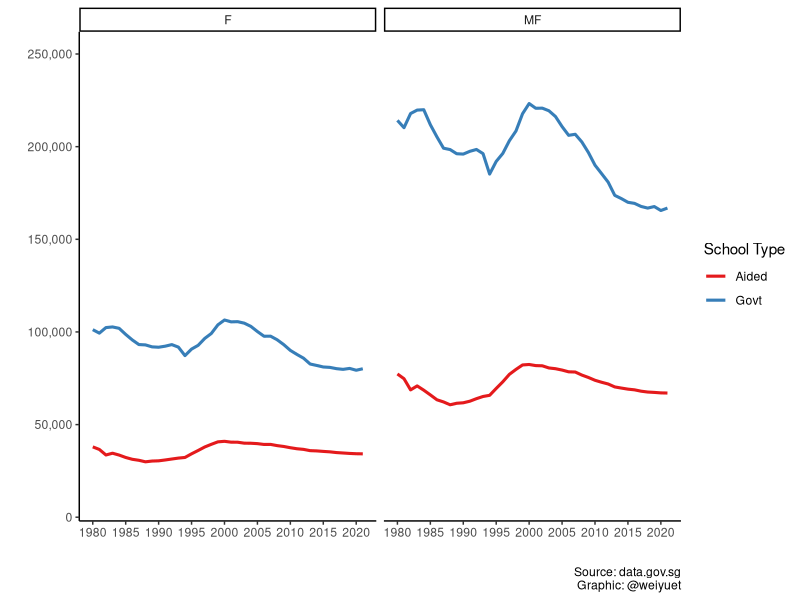
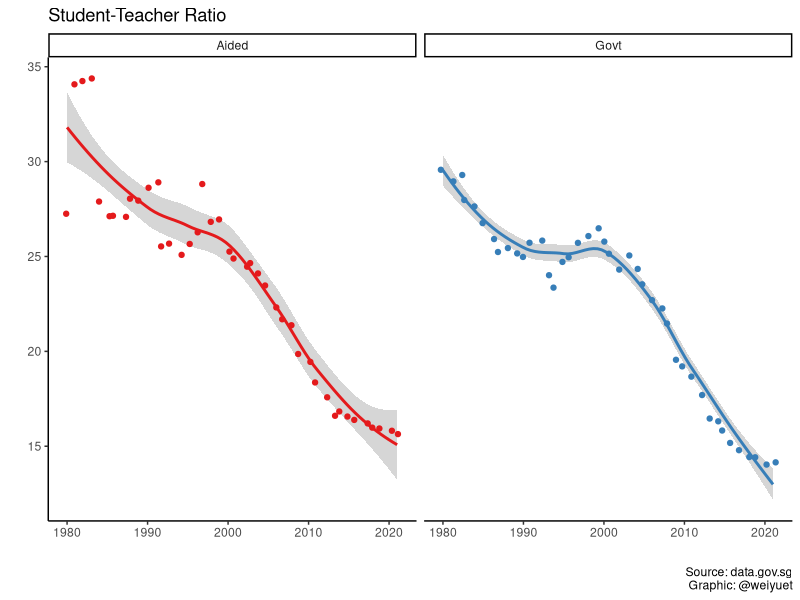
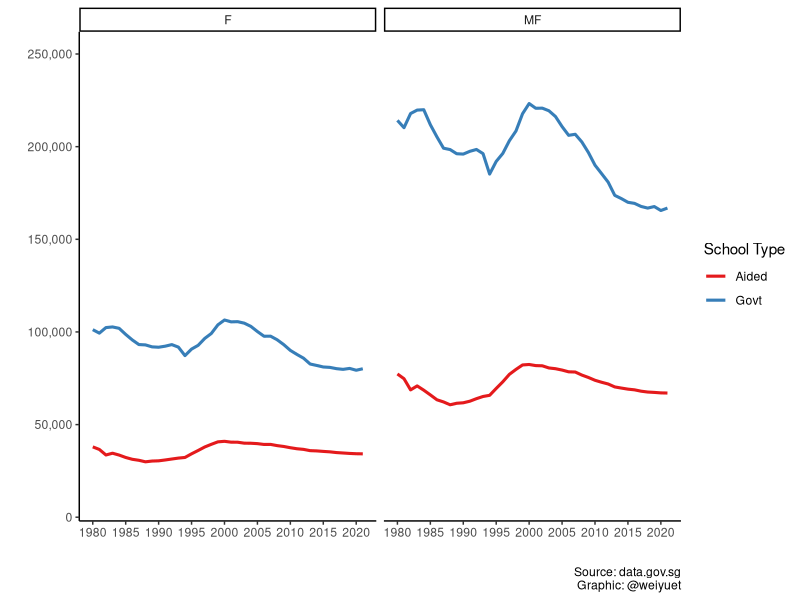
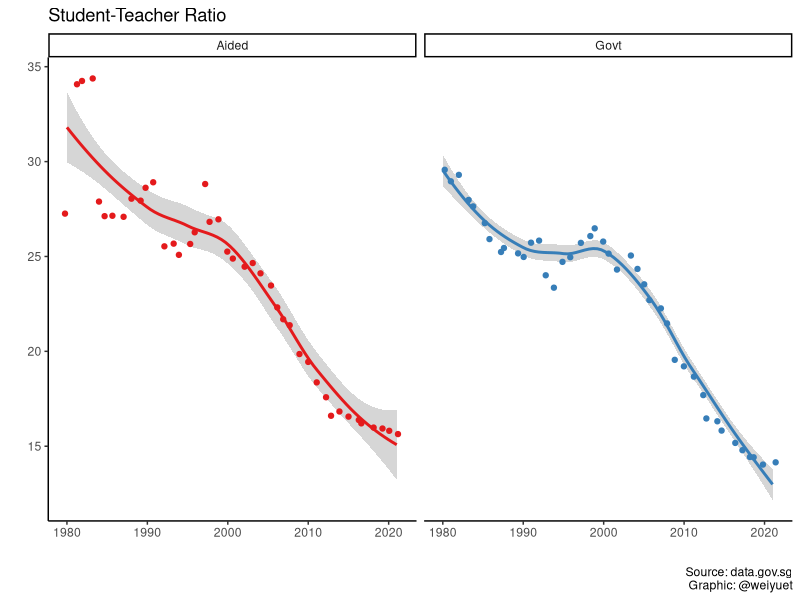

Here is the R script that generated these plots, in order:
# Load libraries
library(tidyverse)
library(scales)

# Load data
students_and_teachers_primary_schools <- read_csv("data/students-and-teachers-in-schools/students-and-teachers-primary-schools.csv")

# Plot number of primary school students in government and aided schools
students_and_teachers_primary_schools %>% 
  ggplot(aes(x = year, y = students_pri,
             colour = school_type)) +
  geom_line(size = 1.05) +
  facet_wrap(~sex) +
  theme_classic() +
  theme(legend.position = "right") +
  scale_color_brewer(type = "qual", palette = 6) +
  scale_x_continuous(breaks = seq(1980, 2020, 5)) +
  scale_y_continuous(labels = label_number(big.mark = ","), 
                     limits = c(10000, 250000)) +
  labs(x = "", y = "",
       colour = "School Type",
       caption = "Source: data.gov.sg\nGraphic: @weiyuet")

# Save png
ggsave("figures/primary-school-students-in-govt-and-aided-schools.png", width = 8, height = 6)

# Wrangle data
# Calculate student-teacher ratio
students_and_teachers_primary_schools <- students_and_teachers_primary_schools %>% 
  mutate(student_teacher_ratio = students_pri/teachers_pri)

students_and_teachers_primary_schools %>% 
  filter(sex == "MF") %>%
  ggplot(aes( x = year, y = student_teacher_ratio, colour = school_type)) +
  geom_smooth() +
  geom_jitter() +
  facet_wrap(~school_type) +
  theme_classic() +
  theme(legend.position = "none") +
  scale_colour_brewer(type = "qual", palette = 6) +
  labs(x = "", y = "",
       title = "Student-Teacher Ratio",
       caption = "Source: data.gov.sg\nGraphic: @weiyuet")

# Save png
ggsave("figures/student-teacher-ratio-primary-schools.png", width = 8, height = 6)
